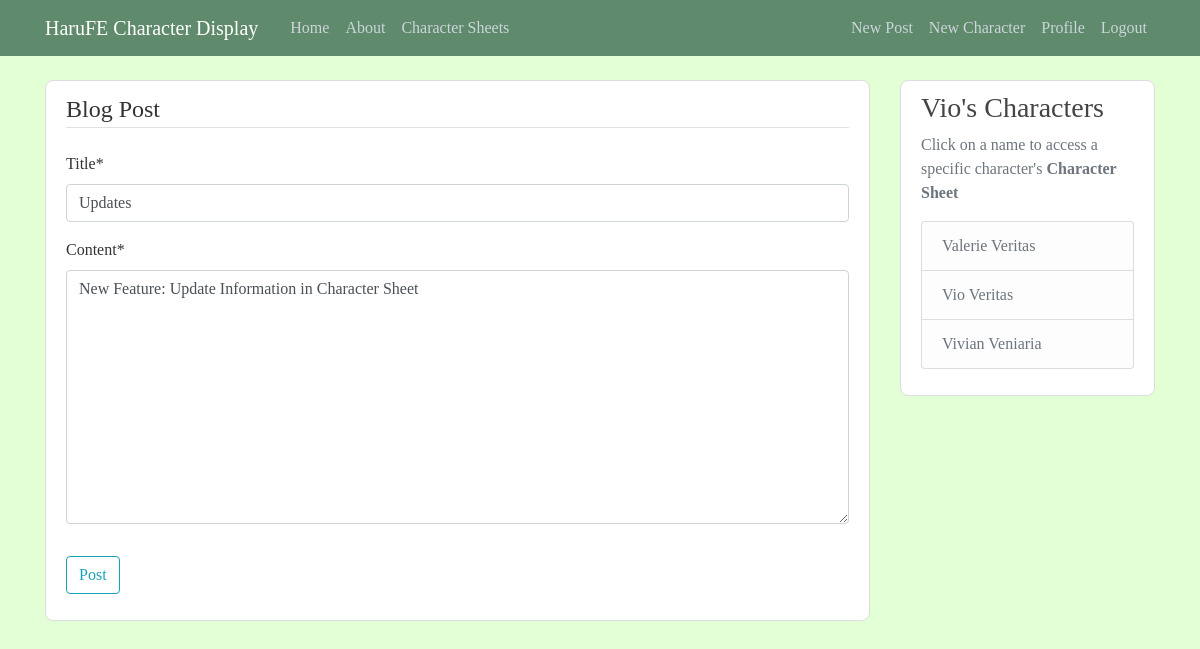
The app's page /post/17/update/ (signed in) with its own data.
### blog/models.py (models this page shows, shortened)
class Post(models.Model):
	title = models.CharField(max_length = 100)
	content = models.TextField()
	date_posted = models.DateTimeField(default=timezone.now)
	author = models.ForeignKey(User, on_delete=models.CASCADE)

### charsheet/models.py (models this page shows, shortened)
class CharacterSheet(models.Model):
	STATS = [
		('HP', 'HP'),
        ('STR', 'STRENGTH'),
        ('MAG', 'MAGIC'),
        ('SKL', 'SKILL'),
        ('SPD', 'SPEED'),
        ('LCK', 'LUCK'),
        ('DEF', 'DEFENSE'),
        ('RES', 'RESISTANCE'),
        ('CON', 'CONSTITUTION'),
	]
	AFFINITIES = [
		('FI', 'FIRE'),
    	('WA', 'WATER'),
    	('EA', 'EARTH'),
    	('WI', 'WIND'),
    	('TH', 'THUNDER'),
    	('IC', 'ICE'),
    	('LI', 'LIGHT'),
    	('DA', 'DARK'),
    	('VO', 'VOID'),
    ]
	name = models.CharField(max_length = 32)
	level = models.IntegerField()
	origin = models.CharField(max_length = 32)
	affinity = models.CharField(max_length=2, choices=AFFINITIES)
	boon = models.CharField(max_length=3, choices=STATS)
	bane = models.CharField(max_length=3, choices=STATS)
	date_created = models.DateField(default=timezone.now)
	role = models.ForeignKey(Role, on_delete=models.CASCADE)
	user = models.ForeignKey(User, related_name="User", null=True, on_delete=models.CASCADE)

### blog/views.py (the view, shortened to what this page needs)
# urls.py: path('post/<int:pk>/update/', PostUpdateView.as_view(), name='post-update'),
class PostUpdateView(LoginRequiredMixin, UserPassesTestMixin, UpdateView):
	model = Post
	fields = ['title', 'content']
	def test_func(self):
		post = self.get_object()
		return self.request.user == post.author

### blog/context_processors.py (called while the page is built)
def message_processor(request):
	return {
		'character_sheets': CharSheetModel.objects.all().order_by('name')
	}

### blog/templates/blog/post_form.html (shortened to what this page needs)
{% extends "blog/base.html" %}
{% load crispy_forms_tags %}
{% block content %}
	<div class="content-section NULL">
		<form method="POST">
			<fieldset class="form-group">
				<legend class="border-bottom mb-4">Blog Post</legend>
				{{ form|crispy }}
			</fieldset>
			<div class="form-group">
				<button class="btn btn-outline-info" type="submit">Post</button>
			</div>
		</form>
	</div>
{% endblock content %}

### blog/templates/blog/base.html (shortened to what this page needs)
{% load static %}
<!DOCTYPE html>
<html>
<head>
    <link rel="stylesheet" href="https://maxcdn.bootstrapcdn.com/bootstrap/4.0.0/css/bootstrap.min.css">
    <link rel="stylesheet" type="text/css" href="{% static 'blog/style/main.css' %}">
</head>
<body>
	<header class="site-header">
  		<nav class="navbar navbar-expand-md navbar-dark bg-steel fixed-top">
    		<div class="container">
      			<a class="navbar-brand mr-4" href="{% url 'blog-home' %}">HaruFE Character Display</a>
      			<div class="collapse navbar-collapse" id="navbarToggle">
        			<div class="navbar-nav mr-auto">
          				<a class="nav-item nav-link" href="{% url 'blog-home' %}">Home</a>
          				<a class="nav-item nav-link" href="{% url 'blog-about' %}">About</a>
          				<a class="nav-item nav-link" href="{% url 'character-sheet' %}">Character Sheets</a>
        			</div>
			        <div class="navbar-nav">
			        	{% if user.is_authenticated %}
			        		<a class="nav-item nav-link" href="{% url 'post-create' %}">New Post</a>
			        		<a class="nav-item nav-link" href="{% url 'character-sheet-create' %}">New Character</a>
			        		<a class="nav-item nav-link" href="{% url 'profile' %}">Profile</a>
			        		<a class="nav-item nav-link" href="{% url 'logout' %}">Logout</a>
			        	{% else %}
			        		<a class="nav-item nav-link" href="{% url 'login' %}">Login</a>
			          		<a class="nav-item nav-link" href="{% url 'register' %}">Register</a>
			        	{% endif %}
        			</div>
      			</div>
    		</div>
  		</nav>
	</header>
	<main role="main" class="container">
		<div class="row">
			<div class="col-md-9">
				{% block content %}{% endblock %}
			</div>
			<div class="col-md-3">
				<div class="content-section NULL">
					<h3>Vio's Characters</h3>
					<p class='text-muted'>Click on a name to access a specific character's <strong>Character Sheet</strong>
						<ul class="list-group">
							{% for character in character_sheets %}
								<li class="list-group-item list-group-item-light"><a class="sidebar_link" href="{% url 'character-sheet-detail' character.id %}">{{ character.name }}</a></li>
							{% endfor %}
						</ul>
					</p>
				</div>
			</div>
		</div>
	</main>
</body>
</html>

### blog/static/blog/style/main.css (style rules this page uses)
body { background: #E2FFD5; color: #333333; margin-top: 5rem; font-family: "Garamond", Georgia, serif; }
h1, h2, h3, h4, h5, h6 { color: #444444; }
ul { margin: 0; }
.bg-steel { background-color: #5F8A6B; }
.site-header .navbar-nav .nav-link { color: #cbd5db; }
.content-section { padding: 10px 20px; border: 1px solid #dddddd; border-radius: 8px; margin-bottom: 20px; }
.sidebar_link { color: #6C757D; }
.NULL { background: #FFFFFF; }

### records on screen
Post: title "Updates", content "New Feature: Update Information in Character Sheet"
CharacterSheet: name "Valerie Veritas"
CharacterSheet: name "Vio Veritas"
CharacterSheet: name "Vivian Veniaria"
